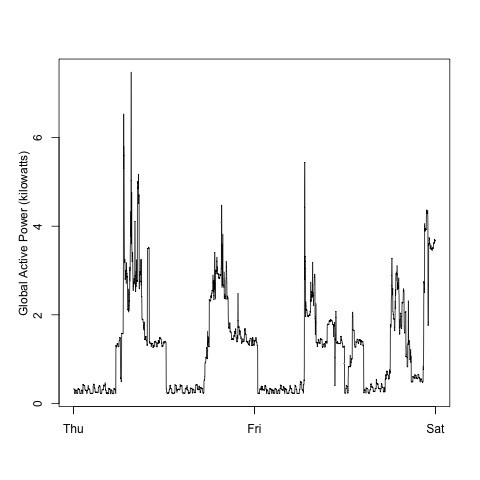

Here is the R script that generated this plot:
## Plot 2 - Global Active Power minute by minute
## Add date time for ordered x axis; start with date from plot 1
p2data <- mutate(p1data,DateTime = as.POSIXct(strftime(paste(as.character(Date),Time))
## Experiment with wider left and bottom margins
margins <- c(5.1,5.1,4.1,3.1)
par("mar"=margins)
png("plot2.png",width=480,height=480)
plot(p2data$DateTime,p2data$GlActivePower,type="l",xlab="",ylab="")
mtext(side=2,"Global Active Power (kilowatts)",line=2)
dev.off()